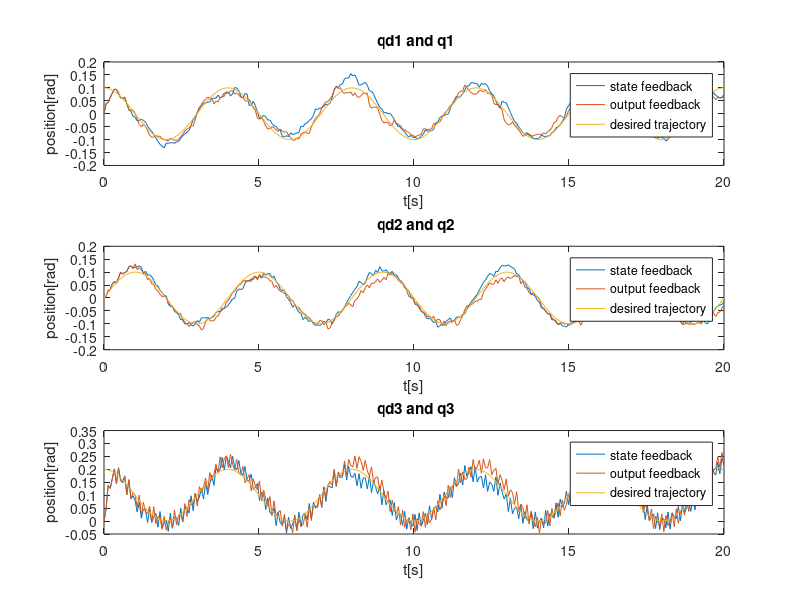
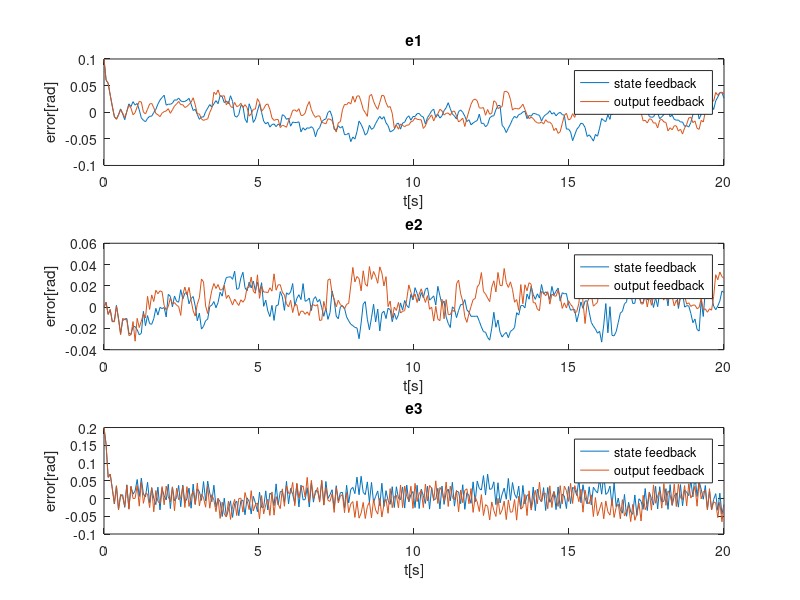
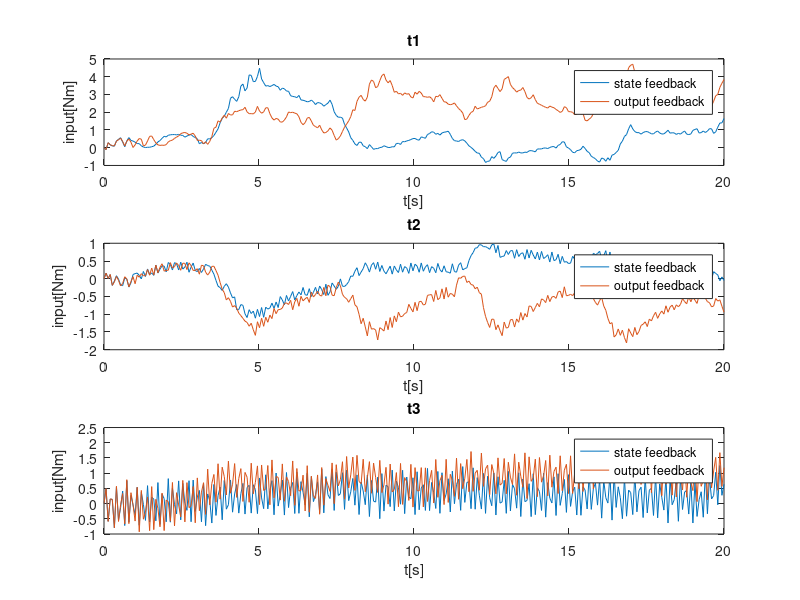
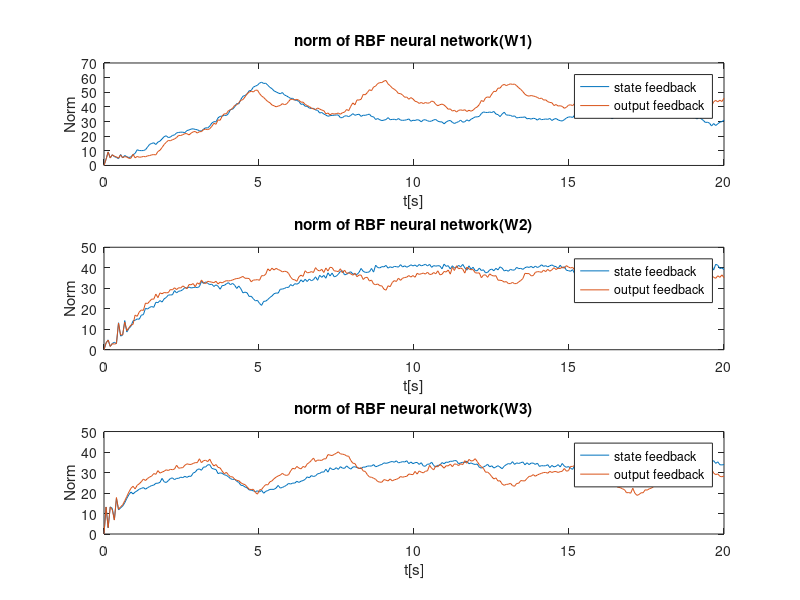

Write MATLAB code to recreate these figures, in order.
clear 
clc
load('state.mat')
load('output.mat')
%% tracking
figure;
subplot(3,1,1)
plot(T,Y(:,1),T,Y2(:,1),T,qd(:,1));
title(' qd1 and q1');
legend('state feedback','output feedback','desired trajectory')
xlabel('t[s]')
ylabel('position[rad]')

subplot(3,1,2)
plot(T,Y(:,2),T,Y2(:,2),T,qd(:,2));
title(' qd2 and q2');
legend('state feedback','output feedback','desired trajectory')
xlabel('t[s]')
ylabel('position[rad]')

subplot(3,1,3)
plot(T,Y(:,3),T,Y2(:,3),T,qd(:,3));
title(' qd3 and q3');
legend('state feedback','output feedback','desired trajectory')
xlabel('t[s]')
ylabel('position[rad]')
 %%  error 
 figure;
subplot(3,1,1)
 plot(T,error(:,1),T,error2(:,1))
 legend('state feedback','output feedback')
 title('e1')
  xlabel('t[s]')
 ylabel('error[rad]')
 
 subplot(3,1,2)
 plot(T,error(:,2),T,error2(:,2))
 legend('state feedback','output feedback')
 title('e2')
 xlabel('t[s]')
 ylabel('error[rad]')
 
 subplot(3,1,3)
 plot(T,error(:,3),T,error2(:,3))
  legend('state feedback','output feedback')
 title('e3')
 xlabel('t[s]')
 ylabel('error[rad]')
 
 %% torques
figure;
subplot(3,1,1)
 plot(T,Y(:,7),T,Y2(:,7))
 legend('state feedback','output feedback')
 title('t1')
  xlabel('t[s]')
 ylabel('input[Nm]')
 
 subplot(3,1,2)
 plot(T,Y(:,8),T,Y2(:,8))
 legend('state feedback','output feedback')
 title('t2')
  xlabel('t[s]')
 ylabel('input[Nm]')

 subplot(3,1,3)
 plot(T,Y(:,9),T,Y2(:,9))
 legend('state feedback','output feedback')
 title('t3')
  xlabel('t[s]')
 ylabel('input[Nm]')
 
%% norms
figure;
Y1n=Y(:,10:25);
Y2n=Y(:,26:41);
Y3n=Y(:,42:57);
Y11n=Y2(:,10:25);
Y22n=Y2(:,26:41);
Y33n=Y2(:,42:57);

for i=1:length(T)
    Y1norm(i,:)=norm(Y1n(i,:),1);
    Y2norm(i,:)=norm(Y2n(i,:),1);
    Y3norm(i,:)=norm(Y3n(i,:),1);
   Y11norm(i,:)=norm(Y11n(i,:),1);
    Y22norm(i,:)=norm(Y22n(i,:),1);
    Y33norm(i,:)=norm(Y33n(i,:),1);
end
subplot(3,1,1)
 plot(T,Y1norm,T,Y11norm)
 legend('state feedback','output feedback')
  xlabel('t[s]')
 ylabel('Norm')
legend('state feedback','output feedback')
title('norm of RBF neural network(W1)')

subplot(3,1,2)
 plot(T,Y2norm,T,Y22norm)
 legend('state feedback','output feedback')
  xlabel('t[s]')
 ylabel('Norm')
legend('state feedback','output feedback')
title('norm of RBF neural network(W2)')

subplot(3,1,3)
 plot(T,Y3norm,T,Y33norm)
 legend('state feedback','output feedback')
  xlabel('t[s]')
 ylabel('Norm')
legend('state feedback','output feedback')
title('norm of RBF neural network(W3)')

